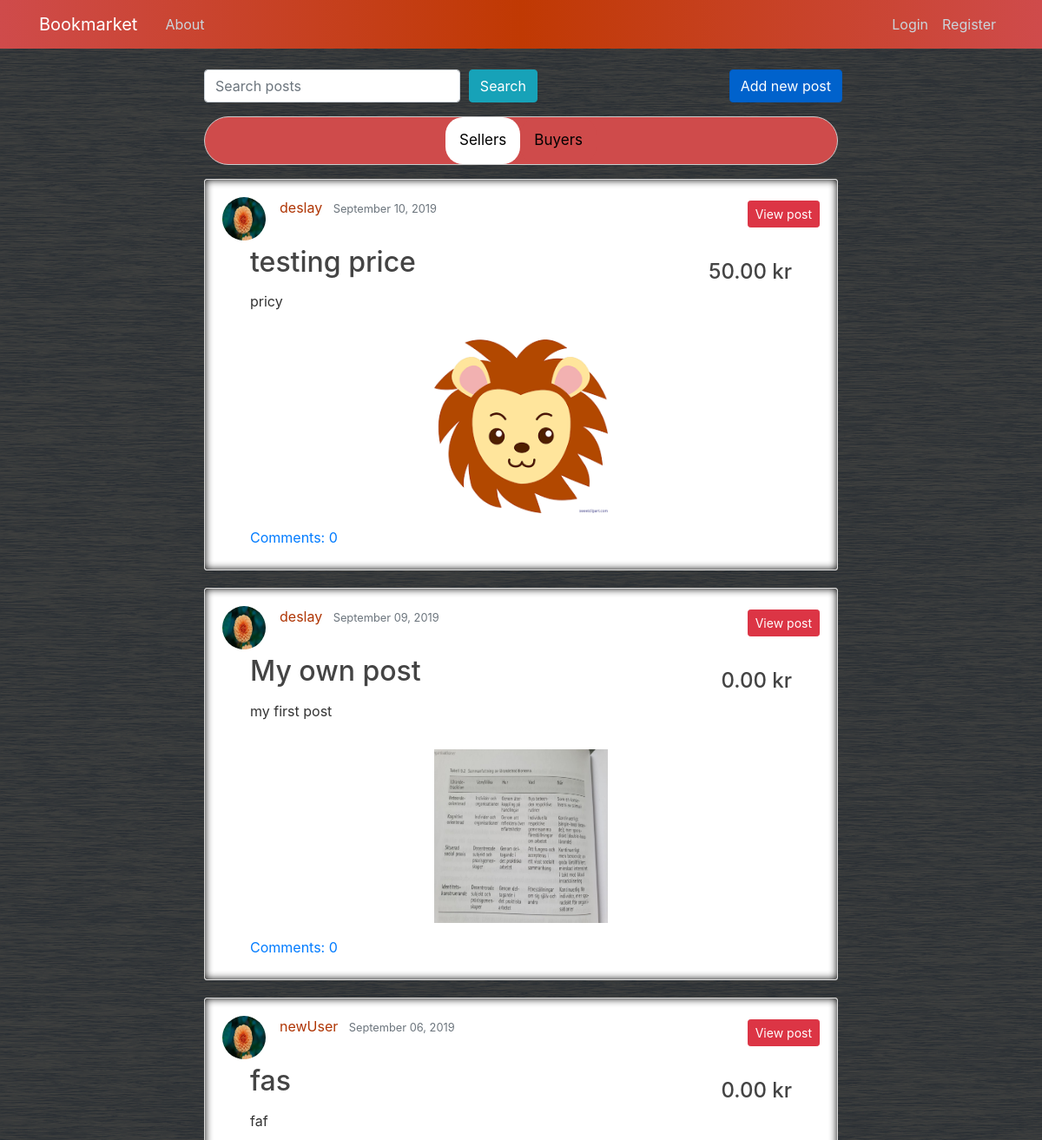
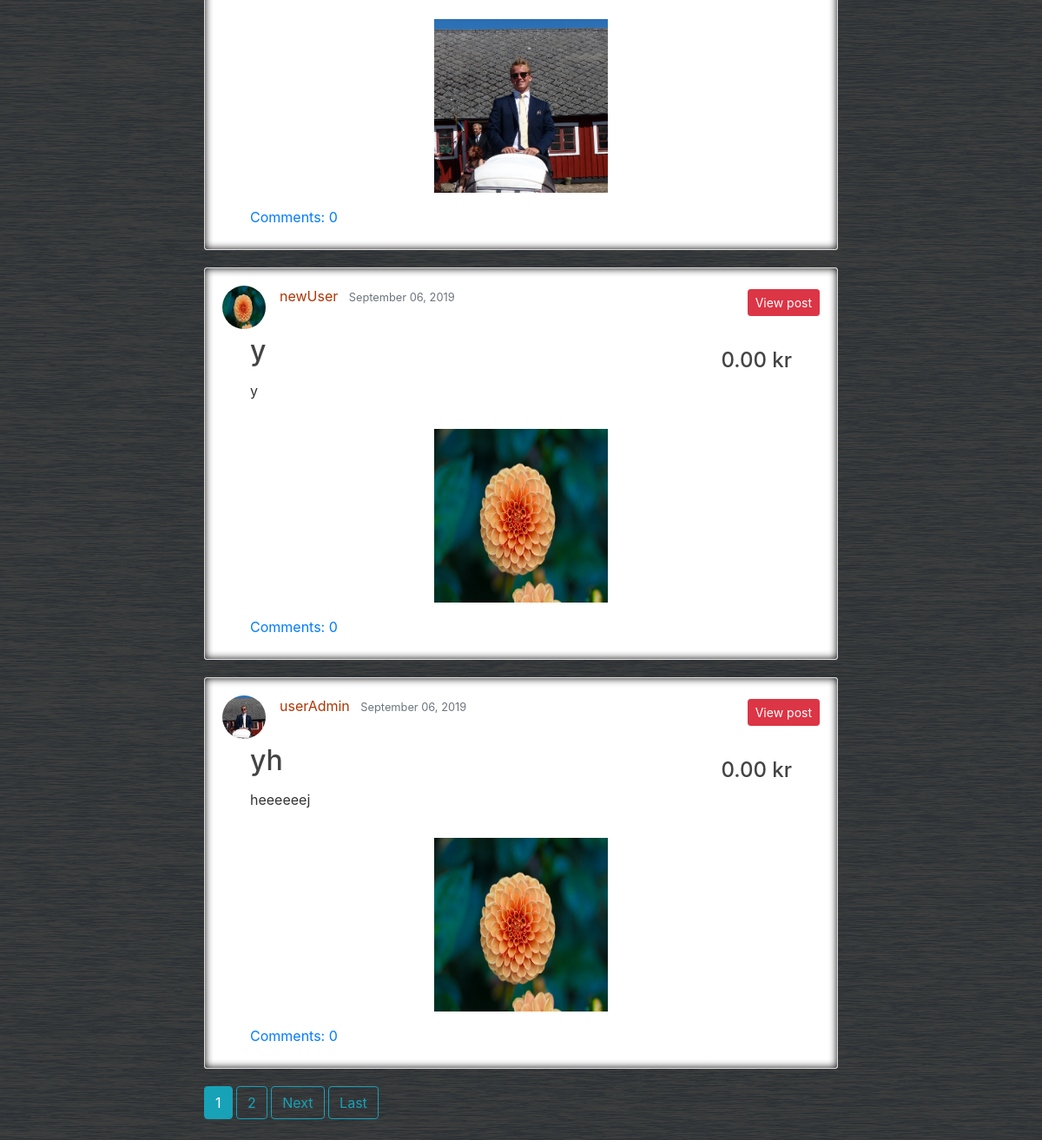
The page / on the database its author committed (2 pictures, top to bottom).
### bookmarket/models.py (models this page shows, shortened)
class Post(models.Model):
    title = models.CharField(max_length=100)
    content = models.TextField()
    image = models.ImageField()
    price = models.DecimalField(max_digits=5, decimal_places=2, default="0.0")
    date_posted = models.DateTimeField(default=timezone.now)
    author = models.ForeignKey(User, on_delete=models.CASCADE)

### users/models.py (models this page shows, shortened)
class Profile(models.Model):
    user = models.OneToOneField(User, on_delete=models.CASCADE)
    image = models.ImageField(default='default.jpg', upload_to='profile_pics')

### bookmarket/views.py (the view)
# urls.py: path('', PostListView.as_view(), name='app-home'),
class PostListView(ListView):
    model = Post
    template_name = 'bookmarket/home.html'  # <app>/<model>_<viewtype>.html
    context_object_name = 'posts'
    ordering = ['-date_posted']
    paginate_by = 5
    def get_queryset(self):
        query = self.request.GET.get('q')
        if query:
            queries = query.split(" ")
            for q in queries:
                object_list = self.model.objects.filter(
                    Q(title__icontains=q) |
                    Q(content__icontains=q)
                ).distinct().order_by('-date_posted')
        else:
            object_list = self.model.objects.all().order_by('-date_posted')
        return object_list

### bookmarket/templates/bookmarket/home.html (shortened to what this page needs)
{% extends "bookmarket/base.html" %}
{% block content %}
  <form method="GET" action="">
    <div class="form-row">
            <div class="col">
                <input class="form-control" type="text" name="q" placeholder="Search posts" value="{{ request.GET.q }}"/>
            </div>
            <div class="col">
                <button class="btn btn-info my-2 my-sm-0" type="submit">Search </button>
            </div>
                <a class="btn btn-primary active my-2 my-sm-0" href="{% url 'post-create' %}">Add new post</a>
    </div>
</form>
<div class="tab">
    <button class="tablinks" onclick="Market(event, 'Sell')" id="defaultOpen">Sellers</button>
    <button class="tablinks" onclick="Market(event, 'Buy')">Buyers</button>
</div>
<div id="Sell" class="tabcontent">
    {% for post in posts %}
        <article class="media content-section">
          <div class="media-body">
            <div class="article-metadata">
                <div class="post-admin">
                    <img class="rounded-circle article-img" src="{{ post.author.profile.image.url }}">
                    {% if post.author == user %}
                    <a class="mr-2" href="/profile/">{{ post.author }}</a>
                    <small class="text-muted">{{ post.date_posted|date:"F d, Y" }}</small>
                </div>
                    <div class="post-button">
                      <a class="btn btn-secondary btn-sm mt-1 mb-1" href="{% url 'post-update' post.id %}">Update</a>
                      <a class="btn btn-danger btn-sm mt-1 mb-1" href="{% url 'post-delete' post.id %}">Delete</a>
                      <a class="btn btn-danger btn-sm mt-1 mb-1" href="{% url 'post-detail' post.id %}">View post</a>
                    </div>
              {% else %}
              <div>
                <a class="mr-2"href="profileUser/{{ post.id }}">{{ post.author }}</a>
                <small class="text-muted">{{ post.date_posted|date:"F d, Y" }}</small>
                <div class="post-button">
                  <a class="btn btn-danger btn-sm mt-1 mb-1" href="{% url 'post-detail' post.id %}">View post</a>
                </div>
                </div>
        {% endif %}
            </div>
            <div class="post-information">
              <div class="post-bar">
                <h2 class="article-title" >{{ post.title }}</h2>
                <h4 class="post-price">{{ post.price }} kr</h4>
              </div>
              <p class="article-content">{{ post.content }}</p>
              <div class="post-image">
                <img src="{{ post.image.url }}" width="200" height="200"  alt="Computer Hope" class="center">
              </div>
              <a href="{% url 'post-detail' post.id %}">Comments: {{ post.comments.count }}</a>
          </div>
          </div>
        </article>
    {% endfor %}
  </div>
    {% if is_paginated %}
      {% for num in page_obj.paginator.page_range %}
        {% if page_obj.number == num %}
          <a class="btn btn-info mb-4" href="?page={{ num }}">{{ num }}</a>
        {% elif num > page_obj.number|add:'-3' and num < page_obj.number|add:'3' %}
          <a class="btn btn-outline-info mb-4" href="?page={{ num }}">{{ num }}</a>
        {% endif %}
      {% endfor %}
      {% if page_obj.has_next %}
        <a class="btn btn-outline-info mb-4" href="?page={{ page_obj.next_page_number }}">Next</a>
        <a class="btn btn-outline-info mb-4" href="?page={{ page_obj.paginator.num_pages }}">Last</a>
      {% endif %}
    {% endif %}
{% endblock content %}

### bookmarket/templates/bookmarket/base.html (shortened to what this page needs)
{% load staticfiles %}
{% load static %}
<html lang="en">
<head>
    <link rel="stylesheet" href="https://stackpath.bootstrapcdn.com/bootstrap/4.3.1/css/bootstrap.min.css"
>
    <link rel="stylesheet" type="text/css" href="{% static 'bookmarket/main.css' %}">
</head>
<body>
    <header class="site-header">
        <nav class="navbar navbar-expand-md navbar-dark bg-red  fixed-top">
            <div class="container">
                <a class="navbar-brand mr-4" href="{% url 'app-home' %}">Bookmarket</a>
                <div class="collapse navbar-collapse" id="navbarToggle">
                    <div class="navbar-nav mr-auto">
                        <a class="nav-item nav-link" href="/about">About</a>
                    </div>
                    <div class="navbar-nav">
                        {% if user.is_authenticated %}
                        <a class="nav-item nav-link" href="/profile">Profile</a>
                        <a class="nav-item nav-link" href="/logout">Logout</a>
                        {% else %}
                        <a class="nav-item nav-link" href="/login">Login</a>
                        <a class="nav-item nav-link" href="/register">Register</a>
                        {% endif %}
                    </div>
                </div>
            </div>
        </nav>
    </header>
    <main role="main" class="container">
        <div class="row justify-content-md-center">
            <div class="col-md-8">
                {% block content %}{% endblock %}
            </div>
        </div>
    </main>
</body>
</html>

### bookmarket/static/bookmarket/main.css (style rules this page uses)
body { background-image: url(../bookmarket/images/background_home2.jpg); color: #333333; margin-top: 5rem; }
h1, h2, h3, h4, h5, h6 { color: #444444; }
.bg-red { background-color: #a33003; background: linear-gradient(to right, rgb(207, 75, 75),rgb(192, 57, 3), rgb(207, 75, 75)); }
.site-header .navbar-nav .nav-link { color: #cbd5db; }
.content-section { background: #ffffff; padding: 10px 20px; border: 1px solid #dddddd; border-radius: 3px; margin-bottom: 20px; padding: 20px; box-shadow: inset 0 0 10px #000000; }
.article-title { color: #444444; }
.article-content { white-space: pre-line; }
.article-img { height: 50px; width: 50px; margin-right: 16px; float: left; }
.article-metadata { padding-bottom: 1px; margin-bottom: 4px; }
.mr-2 { color: rgb(175, 53, 4); }
.post-image { padding: 1rem; text-align: center; }
.post-admin { display: inline; vertical-align: top; }
.post-button { float: right; }
.post-information { margin-left: 2rem; margin-right: 2rem; margin-top: 2rem; }
.post-bar { display:flex; justify-content: space-between; }
.post-price { margin-top: 1rem; }
.tab { overflow: hidden; display: flex; justify-content: center; border: 1px solid #ccc; margin-bottom: 1rem; border-radius: 2rem; background-color: rgb(207, 75, 75); }
.tab button { background-color: inherit; border-radius: 20px; float: left; border: none; outline: none; cursor: pointer; padding: 14px 16px; transition: 0.3s; font-size: 17px; }
.tab button.active { background-color: white; }
.tabcontent { display: none; border-top: none; -webkit-animation: fadeEffect 1s; animation: fadeEffect 1s; }

### rows shown on the page
Post: author.profile.image (placeholder picture), author "deslay", date_posted "September 10, 2019", title "testing price", price "50.00", content "pricy", image (picture), comments.count "0"
Post: author.profile.image (placeholder picture), author "deslay", date_posted "September 09, 2019", title "My own post", price "0.00", content "my first post", image (picture), comments.count "0"
Post: author.profile.image (placeholder picture), author "newUser", date_posted "September 06, 2019", title "fas", price "0.00", content "faf", image (picture), comments.count "0"
Post: author.profile.image (placeholder picture), author "newUser", date_posted "September 06, 2019", title "y", price "0.00", content "y", image (placeholder picture), comments.count "0"
Post: author.profile.image (picture), author "userAdmin", date_posted "September 06, 2019", title "yh", price "0.00", content "heeeeeej", image (placeholder picture), comments.count "0"

### other values the page prints
{{ num }} "1"
{{ num }} "2"
